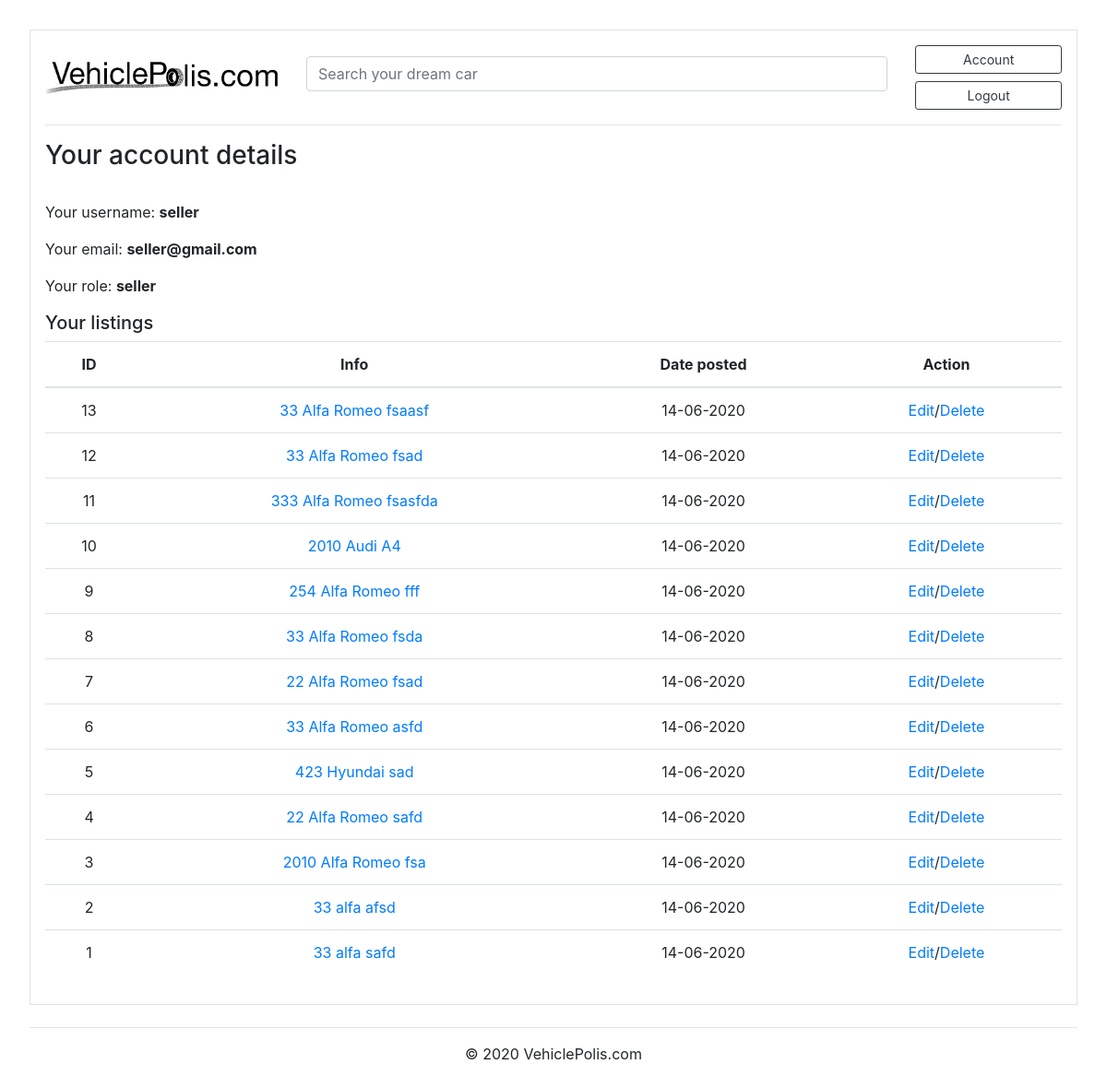
Page /account (signed in) on the earlier database version.
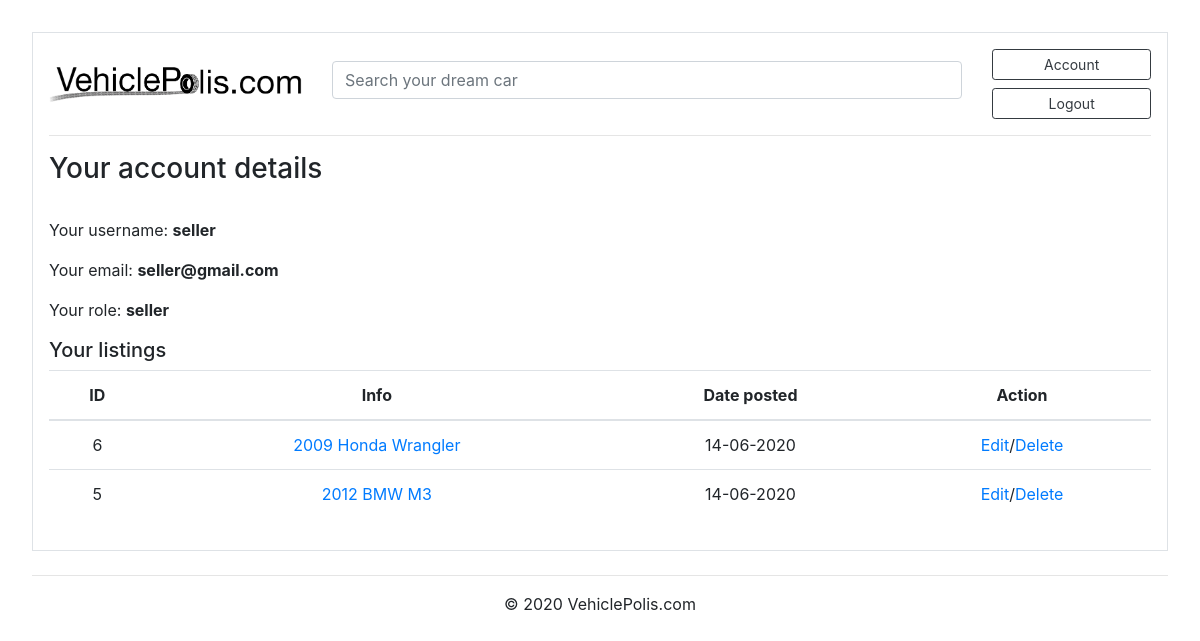
Same page on the later database version.
### marketplace/models.py (models this page shows, shortened)
class User(db.Model, UserMixin):
    id = db.Column(db.Integer, primary_key=True)
    username = db.Column(db.String(20), unique=True, nullable=False)
    email = db.Column(db.String(120), unique=True, nullable=False)
    password = db.Column(db.String(60), nullable=False)
    role = db.Column(db.String(10), unique=False, nullable=False) #not sure about this one, gotta figure out
    posts = db.relationship('Post', backref='author', lazy=True)

class Post(db.Model):
    id = db.Column(db.Integer, primary_key=True)
    condition = db.Column(db.String(100), nullable=False)
    title = db.Column(db.String(100), nullable=False)
    make = db.Column(db.String(100), nullable=False)
    model = db.Column(db.String(100), nullable=False)
    price = db.Column(db.Integer(), nullable=False)
    year = db.Column(db.Integer(), nullable=False)
    ODO = db.Column(db.Integer(), nullable=False)
    category = db.Column(db.String(100), nullable=False)
    fuel = db.Column(db.String(100), nullable=False)
    transmission = db.Column(db.String(100), nullable=False)
    quantity = db.Column(db.Integer(), nullable=False)
    date_posted = db.Column(db.DateTime, nullable=False, default=datetime.utcnow)
    description = db.Column(db.Text, nullable=True)
    image_file = db.Column(db.String(20), nullable=False, default='default.png')
    user_id = db.Column(db.Integer, db.ForeignKey('user.id'), nullable=False)

### marketplace/routes.py (the view)
@app.route("/account")
@login_required
def account():
    posts = Post.query.order_by(Post.id.desc()).filter(Post.author == current_user)
    return render_template('account.html', posts=posts)

### marketplace/models.py (called while the page is built)
@login_manager.user_loader
def load_user(user_id):
    return User.query.get(int(user_id))

### marketplace/templates/account.html
{% extends "base.html" %}
{% block content %}
<h3 class="account-heading">Your account details</h3>
<br>
<p class="text"> Your username: <b>{{ current_user.username }}</p></b>
<p class="text"> Your email: <b>{{ current_user.email }}</p></b>
<p class="text"> Your role: <b>{{ current_user.role }}</p></b>
<h5>Your listings</h5>
<table class="table text-center">
    <thead>
      <tr>
        <th>ID</th>
        <th>Info</th>
        <th>Date posted</th>
        <th>Action</th>
      </tr>
    </thead>
    <tbody>
        {% for post in posts %}
      <tr>
        <td>{{post.id}}</td>
        <td> <a href="{{ url_for('post', post_id=post.id) }}"> {{post.year}} {{post.make}} {{post.model}}</a></td>
        <td>{{ post.date_posted.strftime('%d-%m-%Y') }}</td>
        <td><a href="{{ url_for('update_post', post_id=post.id) }}">Edit</a>/<a href="{{ url_for('delete_post', post_id=post.id) }}">Delete</a></td>
      </tr>
      {% endfor %}
    </tbody>
  </table>
{% endblock content %}

### marketplace/templates/base.html (shortened to what this page needs)
<!doctype html>
<html lang="en">
  <head>
    <link rel="stylesheet" href="https://stackpath.bootstrapcdn.com/bootstrap/4.4.1/css/bootstrap.min.css">
    <link rel="stylesheet" type="text/css" href="/static/CSS/styles.css">
  </head>
  <body>
    <div class="container p-3 my-3 border">
        <div class="row">
            <div class="col-md-4 col-lg-3 my-auto">
                <a href="{{ url_for('home') }}"><img src="/static/images/logo.png" class = "img-responsive" width = "100%"></a>
            </div>
            <div class="col-md-6 col-lg-7 my-auto">
                <input class="form-control mb-2 w-100" type="search" placeholder="Search your dream car" aria-label="Search">
            </div>
            <div class="col-md-2 col-lg-2">
                {% if current_user.is_authenticated %}
                    <a href="{{url_for('account')}}" class="btn btn-outline-dark btn-block btn-sm">Account</a>
                    <a href="{{url_for('logout')}}" class="btn btn-outline-dark btn-block btn-sm">Logout</a>
                {% else %}
                    <a href="{{url_for('login')}}" class="btn btn-outline-dark btn-block btn-sm">Login</a>
                    <a href="{{url_for('register')}}" class="btn btn-outline-dark btn-block btn-sm">Register</a>
                {% endif %}
            </div>
        </div>
        <hr>
        <div class='content'>
            {% block content %}
            {% endblock %}
        </div>
    </div>
    <footer class="footer">
        <hr class="mb-3 mt-4">
        <p class="text-center">© 2020 VehiclePolis.com</p>
    </footer>
  </body>
</html>

### marketplace/static/CSS/styles.css (style rules this page uses)
body { margin:2rem; }

Differences in the rows shown:
removed Post: id "13", year "33", make "Alfa Romeo", model "fsaasf", date_posted "14-06-2020"
removed Post: id "12", year "33", make "Alfa Romeo", model "fsad", date_posted "14-06-2020"
removed Post: id "11", year "333", make "Alfa Romeo", model "fsasfda", date_posted "14-06-2020"
removed Post: id "10", year "2010", make "Audi", model "A4", date_posted "14-06-2020"
removed Post: id "9", year "254", make "Alfa Romeo", model "fff", date_posted "14-06-2020"
removed Post: id "8", year "33", make "Alfa Romeo", model "fsda", date_posted "14-06-2020"
removed Post: id "7", year "22", make "Alfa Romeo", model "fsad", date_posted "14-06-2020"
removed Post: id "4", year "22", make "Alfa Romeo", model "safd", date_posted "14-06-2020"
removed Post: id "3", year "2010", make "Alfa Romeo", model "fsa", date_posted "14-06-2020"
removed Post: id "2", year "33", make "alfa", model "afsd", date_posted "14-06-2020"
removed Post: id "1", year "33", make "alfa", model "safd", date_posted "14-06-2020"
changed Post id 6: year "33" → "2009"; make "Alfa Romeo" → "Honda"; model "asfd" → "Wrangler"
changed Post id 5: year "423" → "2012"; make "Hyundai" → "BMW"; model "sad" → "M3"
